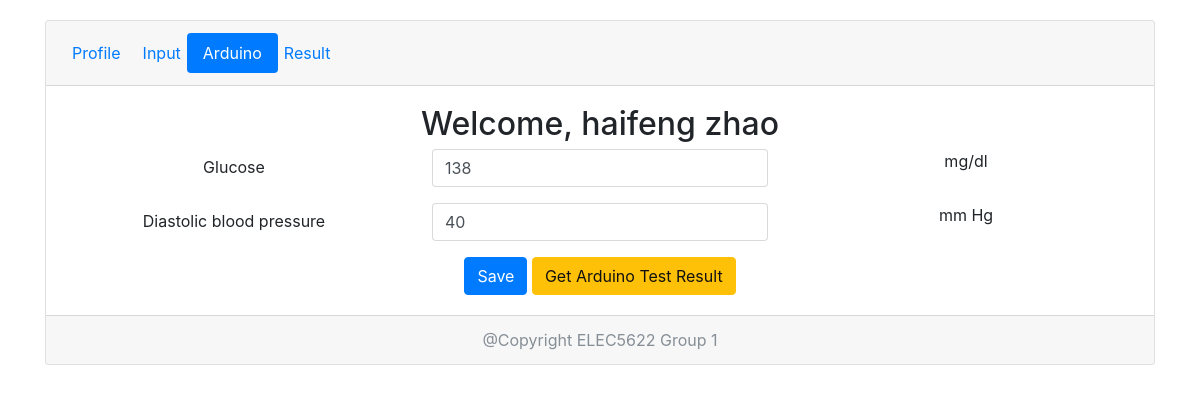
Page /diabetes/arduino/ (signed in) on the earlier database version.
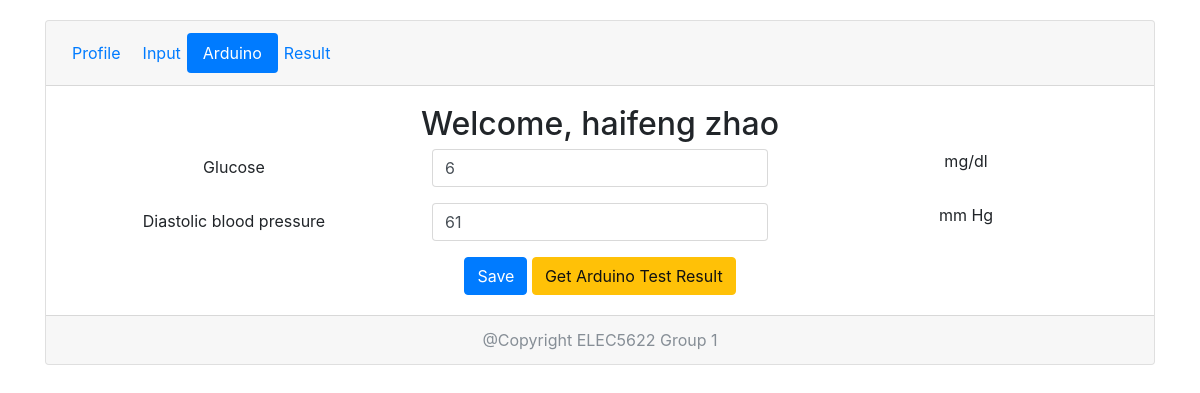
Same page on the later database version.
### diabetes/models.py (models this page shows)
class TestBodyStatus(models.Model):
	user = models.ForeignKey(
		User,
		on_delete=models.CASCADE,
	)
	arduino = models.CharField(max_length=30)
	glucose = models.DecimalField(max_digits=25, decimal_places=15)
	bloodpressure = models.DecimalField(max_digits=25, decimal_places=15)
	testdate = models.DateTimeField(auto_now_add=True, blank=True)

### diabetes/views.py (the view, shortened to what this page needs)
def arduino(request):
	user_id = request.session['user_id']
	user = User.objects.get(pk=user_id)
	if TestBodyStatus.objects.filter(user=user).exists():
		body_status = TestBodyStatus.objects.filter(user=user).order_by('-id')[0]
		context = {
			"user": user,
			"tag": "arduino",
			"status": body_status,
		}
		return render(request, "arduino.html", context)
	context = {
			"user": user,
			"tag": "arduino",
		}
	return render(request, "arduino.html", context)

### templates/arduino.html (shortened to what this page needs)
{% extends "diabetes_base.html" %}
{% load staticfiles %}
		{% block content %}
		<h2> Welcome, {{user.first_name}} {{user.last_name}}</h2>
    <form action="{% url 'arduino' %}" method="POST">
      <div class="form-group row">
        <label for="glucose" class="col-sm-4 col-form-label">Glucose</label>
        <div class="col-sm-4">
          <input type="input" class="form-control" id="glucose" name="glucose" value="{{status.glucose|floatformat}}"/>
        </div>
        <div class="col-sm-4">
          mg/dl
        </div>
      </div>
      <div class="form-group row">
        <label for="bloodpressure" class="col-sm-4 col-form-label">Diastolic blood pressure</label>
        <div class="col-sm-4">
          <input type="input" class="form-control" id="bloodpressure" name="bloodpressure" value="{{status.bloodpressure|floatformat}}"/>
        </div>
        <div class="col-sm-4">
          mm Hg
        </div>
      </div>
      <button type="submit" class="btn btn-primary">Save</button>
      <a href="{% url 'arduino' %}" class="btn btn-warning">Get Arduino Test Result</a>
    </form>
		{% endblock %}

Differences in the rows shown:
no longer on this page (row unchanged): TestBodyStatus: glucose "138", bloodpressure "40"
added TestBodyStatus: glucose "6", bloodpressure "61"
